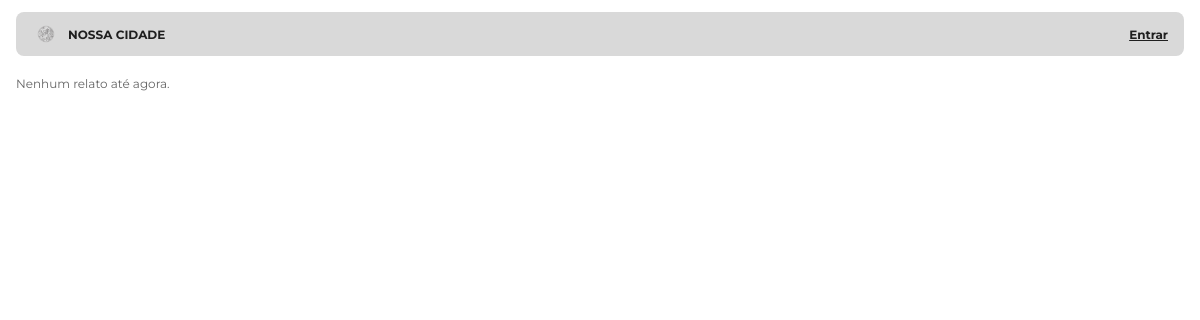
Before: /relatos/ with the older database file.
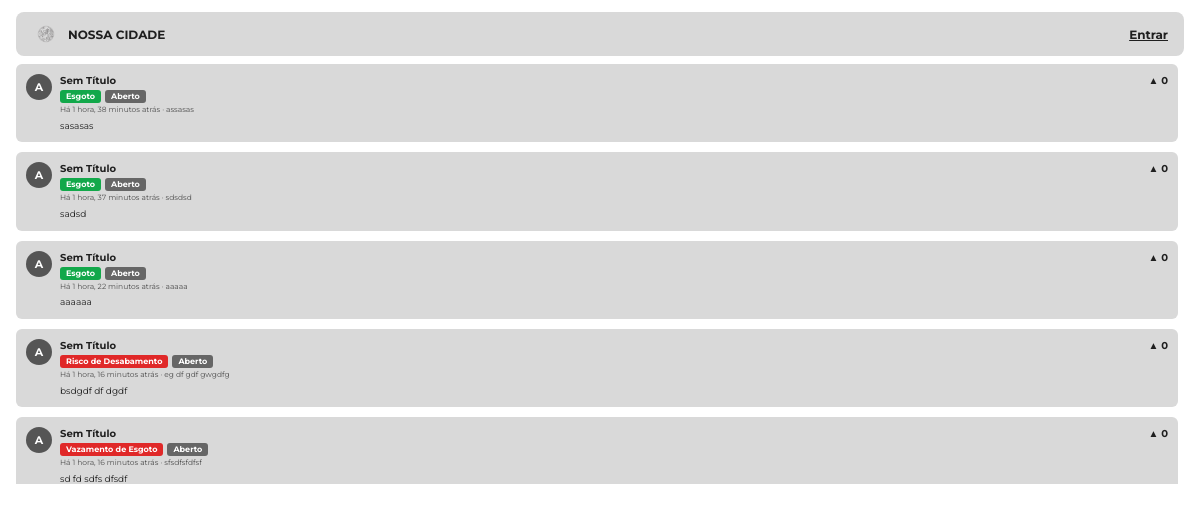
After: the same page with the newer database file.
### nossacidade/models.py (models this page shows, shortened)
class Reclamacao(models.Model):
    STATUS_CHOICES = [
        ('ABERTO', 'Aberto'),
        ('ANALISE', 'Em análise'),
        ('ANDAMENTO', 'Equipe no local'),
        ('RESOLVIDO', 'Resolvido'),
    ]
    autor = models.ForeignKey(User, on_delete=models.SET_NULL, null=True, blank=True)
    categoria = models.ForeignKey(Categoria, on_delete=models.PROTECT, verbose_name="Categoria")
    titulo = models.CharField(verbose_name="Título do Problema", max_length=100, blank=False, default="Sem Título")
    descricao = models.TextField(verbose_name="Descrição", blank=False)
    imagem = models.ImageField(verbose_name="Foto do Problema", upload_to='relatos/', blank=True, null=True)
    endereco = models.CharField(verbose_name="Endereço Aproximado", max_length=200, blank=False)
    latitude = models.FloatField(verbose_name="Latitude", null=True, blank=True)
    longitude = models.FloatField(verbose_name="Longitude", null=True, blank=True)
    data_relato = models.DateTimeField(verbose_name="Data do Relato", auto_now_add=True)
    upvotes = models.IntegerField(verbose_name="Votos", default=0)
    status = models.CharField(max_length=20, choices=STATUS_CHOICES, default='ABERTO')
    @property
    def score_prioridade(self):
        if not self.categoria:
            return 0
        base = self.categoria.gravidade * self.categoria.urgencia
        fator_votos = 1 + math.log10(max(0, self.upvotes) + 1)
        dias_aberto = (timezone.now() - self.data_relato).days
        fator_tempo = dias_aberto * 0.5
        prioridade = (base * fator_votos) + fator_tempo
        return round(prioridade, 2)
    class Meta:
        ordering = ['id']
        verbose_name = "Reclamação"
        verbose_name_plural = "Reclamações"

class Categoria(models.Model):
    nome = models.CharField(verbose_name="Nome da Categoria", max_length=50)
    gravidade = models.IntegerField(verbose_name="Gravidade (1 a 5)", default=1)
    urgencia = models.IntegerField(verbose_name="Urgência (1 a 5)", default=1)
    class Meta:
        ordering = ['id']
        verbose_name = "Categoria"
        verbose_name_plural = "Categorias"

### nossacidade/views.py (the view)
# urls.py: path("relatos/", ReclamacaoView.as_view(), name="reclamacao_list"),
class ReclamacaoView(ListView):
    model = Reclamacao
    template_name = "nossacidade/reclamacao_list.html"
    context_object_name = "reclamacao"
    paginate_by = 10

### nossacidade/prioridade.py (called while the page is built)
def nivel_prioridade(score):
    if score >= 20:
        return "critica"
    if score >= 12:
        return "alta"
    if score >= 6:
        return "media"
    return "baixa"

### nossacidade/templatetags/nc_tags.py (called while the page is built)
@register.filter
def nivel(reclamacao):
    return nivel_prioridade(reclamacao.score_prioridade)

@register.filter
def nome_autor(user):
    if not user:
        return "Autor removido"
    return user.get_full_name() or user.username

@register.filter
def iniciais(user):
    return nome_autor(user)[:1].upper()

### nossacidade/templates/nossacidade/reclamacao_list.html (shortened to what this page needs)
{% extends "nossacidade/base.html" %}
{% block conteudo %}
<section class="lista lista-pagina">
  {% for r in reclamacao %}{% include "nossacidade/_card.html" %}{% empty %}<p class="vazio">Nenhum relato até agora.</p>{% endfor %}
</section>
{% endblock %}

### nossacidade/templates/nossacidade/base.html (shortened to what this page needs)
{% load static nc_tags %}
<!doctype html>
<html lang="pt-br">
<head>
  <link rel="stylesheet" href="{% static 'nossacidade/css/nossacidade.css' %}">
</head>
<body class="{% block bodyclass %}app{% endblock %}">
  {% block corpo %}
  <header class="topbar">
    <a class="marca" href="{% url 'nossacidade:inicio' %}">
      <img src="{% static 'nossacidade/img/logo.png' %}" alt="" width="28" height="28">
      <span>NOSSA CIDADE</span>
    </a>
    {% if user.is_authenticated %}
    <div class="sessao">
      <a class="sessao-perfil" href="{% url 'nossacidade:perfil' %}" title="Meu perfil">
        <span class="sessao-nome">{{ user|nome_autor }}</span>
        <span class="avatar" aria-hidden="true">{{ user|iniciais }}</span>
      </a>
      <form method="post" action="{% url 'accounts:logout' %}">
        {% csrf_token %}
        <button class="btn-sair">Sair</button>
      </form>
    </div>
    {% else %}
    <a class="link-entrar" href="{% url 'accounts:login' %}">Entrar</a>
    {% endif %}
  </header>
  <main class="pagina">{% block conteudo %}{% endblock %}</main>
  {% endblock %}
</body>
</html>

### nossacidade/templates/nossacidade/_card.html
{% load nc_tags %}
<a class="card {{ r|nivel }}" href="{% url 'nossacidade:reclamacao_detail' r.pk %}">
  {% if r.imagem %}
    <img src="{{ r.imagem.url }}" class="avatar" style="object-fit: cover; border-radius: 4px;" alt="Foto">
  {% else %}
    <span class="avatar">{{ r.autor|iniciais }}</span>
  {% endif %}
  <div class="card-corpo">
    <strong class="card-autor">{{ r.titulo }}</strong>
    <div class="tags">
      <span class="tag">{{ r.categoria.nome }}</span>
      <span class="tag">{{ r.get_status_display }}</span>
    </div>
    <small class="card-end">Há {{ r.data_relato|timesince }} atrás · {{ r.endereco }}</small>
    <p>{{ r.descricao|truncatechars:110 }}</p>
  </div>
  <span class="card-votos" title="Votos">▲ {{ r.upvotes }}</span>
</a>

### nossacidade/static/nossacidade/css/nossacidade.css (style rules this page uses)
:root { --verde:#7cc742;--cinza:#d9d9d9;--fundo-auth:#a9a9a9;--texto:#1f1f1f; --critica:#e02828;--alta:#f57c1f;--media:#f2b705;--baixa:#12a84a; --c0:#6b3a3a;--c1:#7cc742;--c2:#ffc800;--c3:#2f6fb3 }
* { box-sizing:border-box }
body { margin:0;font-family:Montserrat,system-ui,sans-serif;color:var(--texto);background:#fff;font-size:14px }
a { color:inherit }
.topbar { display:flex;justify-content:space-between;align-items:center;background:var(--cinza);padding:8px 16px;margin:12px 16px 0;border-radius:8px }
.marca { display:flex;align-items:center;gap:8px;text-decoration:none;font-weight:700;font-size:12px }
.avatar { display:inline-grid;place-items:center;width:32px;height:32px;border-radius:50%;background:#555;color:#fff;font:700 13px Montserrat,sans-serif;border:0;flex:none }
.link-entrar { font-weight:700;font-size:12px }
.pagina { padding:8px 16px 24px }
.lista { grid-area:lista;max-height:420px;overflow-y:auto;display:grid;gap:10px;align-content:start;padding-right:6px }
.card { display:grid;grid-template-columns:auto 1fr auto;gap:8px;background:var(--cinza);padding:10px;border-radius:6px;text-decoration:none;font-size:9px;line-height:1.4 }
.card-autor { font-size:10px }
.card .avatar { width:26px;height:26px;font-size:11px }
.card p { margin:4px 0 0 }
.card-end { display:block;opacity:.75 }
.card-votos { font-weight:700;font-size:10px }
.tags { display:flex;gap:4px;margin:2px 0 }
.tag { background:#666;color:#fff;border-radius:3px;padding:1px 6px;font-size:8px;font-weight:700 }
.card.critica .tag:first-child { background:var(--critica) }
.card.baixa .tag:first-child { background:var(--baixa) }

Changed rows visible on the page:
added Reclamacao: autor|iniciais "A", titulo "Sem Título", categoria.nome "Esgoto", status "Aberto", data_relato "1 hora, 38 minutos", endereco "assasas", descricao "sasasas", upvotes "0"
added Reclamacao: autor|iniciais "A", titulo "Sem Título", categoria.nome "Esgoto", status "Aberto", data_relato "1 hora, 37 minutos", endereco "sdsdsd", descricao "sadsd", upvotes "0"
added Reclamacao: autor|iniciais "A", titulo "Sem Título", categoria.nome "Esgoto", status "Aberto", data_relato "1 hora, 22 minutos", endereco "aaaaa", descricao "aaaaaa", upvotes "0"
added Reclamacao: autor|iniciais "A", titulo "Sem Título", categoria.nome "Risco de Desabamento", status "Aberto", data_relato "1 hora, 16 minutos", endereco "eg df gdf gwgdfg", descricao "bsdgdf df dgdf", upvotes "0"
added Reclamacao: autor|iniciais "A", titulo "Sem Título", categoria.nome "Vazamento de Esgoto", status "Aberto", data_relato "1 hora, 16 minutos", endereco "sfsdfsfdfsf", descricao "sd fd sdfs dfsdf", upvotes "0"
Other visible differences:
text no longer shown: "Nenhum relato até agora."
